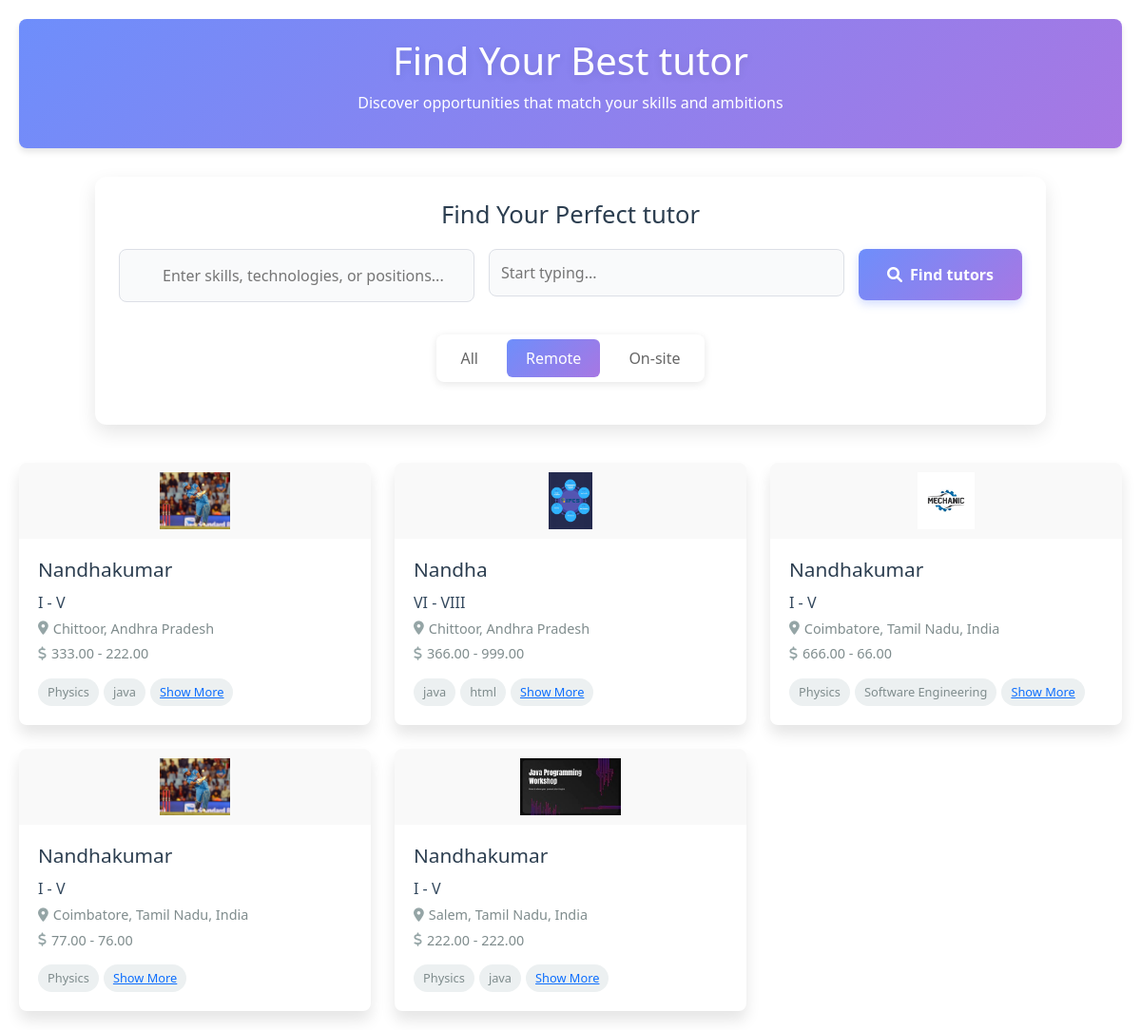
Screenshot of /h_online_tutor with the database file from the repository.
### kovai_app/models.py (models this page shows)
class TutorRegistration(models.Model):
    GENDER_CHOICES = [
        ('male', 'Male'),
        ('female', 'Female'),
    ]
    TEACHING_TYPES = [
        ('individual_teaching', 'Individual Teaching'),
        ('teaching_company', 'Teaching Company'),
    ]
    DEGREE_TYPES = [
        ('Secondary', 'Secondary'),
        ('Higher_Secondary', 'Higher Secondary'),
        ('Diploma', 'Diploma'),
        ('Graduation', 'Graduation'),
        ('AdvancedDiploma', 'Advanced Diploma'),
        ('PostGraduation', 'Post Graduation'),
        ('Doctorate/PhD', 'Doctorate/PhD'),
        ('Certification', 'Certification'),
        ('Other', 'Other'),
    ]
    ASSOCIATION_CHOICES = [
        ('parttime', 'Part time'),
        ('fulltime', 'Full time'),
        ('Correspondence', 'Correspondence / Distance Learning'),
    ]
    FEE_CHOICES = [
        ('per_hour', 'per hour'),
        ('per_month', 'per month'),
        ('per_year', 'per year'),
    ]
    INTEREST_CHOICES = [
        ('online_teaching', 'Online teaching'),
        ('offline_teaching', 'Offline teaching'),
        ('full_time', 'Full Time'),
        ('part_time', 'Part Time'),
        ('both', 'Both'),
    ]
    user = models.OneToOneField(User, on_delete=models.CASCADE,null=True,blank=True)
    name = models.CharField(max_length=255)
    email = models.EmailField()
    password = models.CharField(max_length=255)
    confirm_password = models.CharField(max_length=255)
    types = models.CharField(max_length=50, choices=TEACHING_TYPES, null=True, blank=True)
    strength = models.CharField(max_length=255, null=True, blank=True)
    gender = models.CharField(max_length=10, choices=GENDER_CHOICES, null=True, blank=True)
    date_of_birth = models.DateField(null=True, blank=True)
    language = models.CharField(max_length=50, choices=TEACHING_TYPES, null=True, blank=True)
    language_two=models.CharField(max_length=50, choices=TEACHING_TYPES, null=True, blank=True)
    language_three=models.CharField(max_length=50, choices=TEACHING_TYPES, null=True, blank=True)
    language_four=models.CharField(max_length=50, choices=TEACHING_TYPES, null=True, blank=True)
    language_five=models.CharField(max_length=50, choices=TEACHING_TYPES, null=True, blank=True)
    location = models.CharField(max_length=255, null=True, blank=True)
    post_code = models.CharField(max_length=20, null=True, blank=True)
    subject = models.CharField(max_length=255, null=True, blank=True)
    from_level = models.CharField(max_length=255, null=True, blank=True)
    institution_name = models.CharField(max_length=255, null=True, blank=True)
    degree_type = models.CharField(max_length=50, choices=DEGREE_TYPES, null=True, blank=True)
    degree_name = models.CharField(max_length=255, null=True, blank=True)
    specialisation= models.CharField(max_length=255, null=True, blank=True)
    institution_name_two = models.CharField(max_length=255, null=True, blank=True)
    institution_name_three = models.CharField(max_length=255, null=True, blank=True)
    institution_name_four = models.CharField(max_length=255, null=True, blank=True)
    institution_name_five = models.CharField(max_length=255, null=True, blank=True)
    degree_type_two = models.CharField(max_length=50, choices=DEGREE_TYPES, null=True, blank=True)
    degree_name_two = models.CharField(max_length=255, null=True, blank=True)
    degree_type_three = models.CharField(max_length=50, choices=DEGREE_TYPES, null=True, blank=True)
    degree_name_three = models.CharField(max_length=255, null=True, blank=True)
    degree_type_four = models.CharField(max_length=50, choices=DEGREE_TYPES, null=True, blank=True)
    degree_name_four = models.CharField(max_length=255, null=True, blank=True)
    degree_type_five = models.CharField(max_length=50, choices=DEGREE_TYPES, null=True, blank=True)
    degree_name_five = models.CharField(max_length=255, null=True, blank=True)
    specialisation_two= models.CharField(max_length=255, null=True, blank=True)
    specialisation_three= models.CharField(max_length=255, null=True, blank=True)
    specialisation_four= models.CharField(max_length=255, null=True, blank=True)
    specialisation_five= models.CharField(max_length=255, null=True, blank=True)
    company_name = models.CharField(max_length=255, null=True, blank=True)
    job_roll = models.CharField(max_length=255, null=True, blank=True)
    company_name_two = models.CharField(max_length=255, null=True, blank=True)
    job_roll_two = models.CharField(max_length=255, null=True, blank=True)
    company_name_three = models.CharField(max_length=255, null=True, blank=True)
    job_roll_three = models.CharField(max_length=255, null=True, blank=True)
    company_name_four = models.CharField(max_length=255, null=True, blank=True)
    job_roll_four = models.CharField(max_length=255, null=True, blank=True)
    company_name_five = models.CharField(max_length=255, null=True, blank=True)
    job_roll_five = models.CharField(max_length=255, null=True, blank=True)
    year_of_experience=models.CharField(max_length=255, null=True, blank=True)
    year_of_experience_two=models.CharField(max_length=255, null=True, blank=True)
    year_of_experience_three=models.CharField(max_length=255, null=True, blank=True)
    year_of_experience_four=models.CharField(max_length=255, null=True, blank=True)
    year_of_experience_five=models.CharField(max_length=255, null=True, blank=True)
    i_charge = models.CharField(max_length=20, choices=FEE_CHOICES, null=True, blank=True)
    min_fee = models.DecimalField(max_digits=10, decimal_places=2, null=True, blank=True)
    max_fee = models.DecimalField(max_digits=10, decimal_places=2, null=True, blank=True)
    classes = models.CharField(max_length=20, choices=FEE_CHOICES, null=True, blank=True)
    other_subject = models.CharField(max_length=20, choices=FEE_CHOICES, null=True, blank=True)
    language_subject = models.CharField(max_length=20, choices=FEE_CHOICES, null=True, blank=True)
    curriculum= models.CharField(max_length=20, choices=FEE_CHOICES, null=True, blank=True)
    willing_to_travel = models.CharField(
        max_length=3,
        choices=[('yes', 'Yes'), ('no', 'No')],
        default='no',
        null=True,
        blank=True
    )
    available_for_online_teaching = models.CharField(
        max_length=3,
        choices=[('yes', 'Yes'), ('no', 'No')],
        default='no',
        null=True,
        blank=True
    )
    help_with_homework = models.CharField(
        max_length=3,
        choices=[('yes', 'Yes'), ('no', 'No')],
        default='no',
        null=True,
        blank=True
    )
    full_time_teacher = models.CharField(
        max_length=3,
        choices=[('yes', 'Yes'), ('no', 'No')],
        default='no',
        null=True,
        blank=True
    )
    interested_in = models.CharField(max_length=20, choices=INTEREST_CHOICES, null=True, blank=True)
    s_profile_description = models.TextField(null=True, blank=True)
    profile_description = models.TextField(null=True, blank=True)
    id_proof = models.ImageField(upload_to=upload_to, null=True, blank=True)
    profile_photo = models.ImageField(upload_to=upload_to,null=True)
    phone = models.CharField(max_length=15 ,null=True, blank=True)
    email_otp=models.BigIntegerField(null=True,blank=True)
    filename=models.CharField(max_length=500, choices=INTEREST_CHOICES, null=True, blank=True)
    coin=models.IntegerField(null=True, blank=True)
    review=models.IntegerField(null=True, blank=True)
    def __str__(self):
        return self.name

### kovai_app/views.py (the view)
# urls.py: path('h_online_tutor',views.h_online_tutor, name='h_online_tutor'),
def h_online_tutor(request):
    all_tutor=TutorRegistration.objects.filter(available_for_online_teaching="Yes")
    print("online",all_tutor)
    return render(request,"h_all_teacher.html",{"tutors":all_tutor,"h":"online"})

### kovai_app/templatetags/custom_filters.py (called while the page is built)
@register.filter
def parse_subjects(value):
    try:
        return ast.literal_eval(value)
    except (ValueError, SyntaxError):
        return value  # Return the original value if parsing fails

### kovai_app/templates/h_all_teacher.html (shortened to what this page needs)
{% load static %}
{% load custom_filters %}
<!DOCTYPE html>
<html lang="en">
<head>
    <link rel="stylesheet" src="{% static loc.css %}">
    <link rel="stylesheet" href="https://cdnjs.cloudflare.com/ajax/libs/font-awesome/6.0.0-beta3/css/all.min.css">
    <link href="https://cdn.jsdelivr.net/npm/bootstrap@5.3.3/dist/css/bootstrap.min.css" rel="stylesheet">
</head>
<body>
    <header>
        <h1>Find Your Best tutor</h1>
        <p>Discover opportunities that match your skills and ambitions</p>
    </header>
    <div class="search-container">
        <form action="h_search_teacher" method="POST">
        <h2 class="search-title">Find Your Perfect tutor</h2>
        <div class="search-form">
            <div class="search-group">
                <div class="input-wrapper">
                    <input type="text" id="skillsInput" name="subject"  placeholder="Enter skills, technologies, or positions...">
                </div>
            </div>
            <div class="search-group">
                <div class="input-wrapper">
                  <div id="search-container">
                    <input type="text" id="search"  name="location" placeholder="Start typing..." />
                  </div>
                </div>
              </div>
            <button id="searchButton" class="search-button" type="submit">
                <i class="fas fa-search"></i> Find tutors
            </button>
        </div>
    </form>
    <div class="tutor-type-filter">
        <div class="filter-buttons">
            <a href="{% url 'h_all_teachers' %}">
                <button class="filter-btn {% if h == 'all' %}active{% endif %}" data-type="all">All</button>
            </a>
            <a href="{% url 'h_online_tutor' %}">
                <button class="filter-btn {% if h == 'online' %}active{% endif %}" data-type="remote">Remote</button>
            </a>
            <a href="{% url 'h_home_tutor' %}">
                <button class="filter-btn {% if h == 'home' %}active{% endif %}" data-type="onsite">On-site</button>
            </a>
        </div>
    </div>
    </div>
{% if tutors %}
    <div class="tutor-container">
        {% for tutor in tutors %}
        <div class="tutor-card" data-tutor-id=5>
            <div class="tutor-logo">
                {% if tutor.profile_photo %}
                <img src="{{ tutor.profile_photo.url }}" alt="Profile Photo">
            {% endif %}
            </div>
            <div class="tutor-details">
                <h2 class="tutor-title">{{ tutor.name|title }} </h2>
                <p class="tutor-company">{{tutor.classes}}</p>
                <p class="tutor-location"><i class="fas fa-map-marker-alt"></i> {{ tutor.location }}</p>
                <p class="tutor-salary"><i class="fas fa-dollar-sign"></i> {{ tutor.min_fee }}  -  {{ tutor.max_fee }} </p>
                <div class="tutor-tags">
                    {% for subject in tutor.subject|parse_subjects|slice:":2" %}
                    <span class="tag">{{ subject }}</span>
                    {% endfor %}
                    {% if request.user.is_authenticated %}
                    <span class="tag"><a href="/s_myprofile/{{tutor.email}}/{{user.email}}" class="ba">Show More</a></span>
                   {% else %}
                    <span class="tag"><a href="/stu_login" class="ba">Show More</a></span>
                    {% endif %}
                </div>
            </div>
        </div>
        {% endfor %}
    </div>
    {% endif %}
</body>
</html>

### kovai_app/templates/h_all_teacher.html (style rules this page uses)
* { margin: 0; padding: 0; box-sizing: border-box; font-family: 'Segoe UI', Tahoma, Geneva, Verdana, sans-serif; }
#search { width: 100%; position: relative; padding: 12px; font-size: 16px; }
body { background-color: #f5f7fa; color: #333; padding: 20px; }
header { text-align: center; margin-bottom: 30px; padding: 20px; background: linear-gradient(135deg, #6e8efb, #a777e3); color: white; border-radius: 8px; box-shadow: 0 4px 6px rgba(0, 0, 0, 0.1); }
h1 { font-size: 2.5rem; margin-bottom: 10px; }
.tutor-container { display: grid; grid-template-columns: repeat(auto-fill, minmax(300px, 1fr)); gap: 25px; max-width: 1200px; margin: 0 auto; }
.tutor-card { background-color: white; border-radius: 8px; overflow: hidden; box-shadow: 0 10px 15px rgba(0, 0, 0, 0.1); transition: transform 0.3s ease, box-shadow 0.3s ease; cursor: pointer; position: relative; }
.tutor-card::after { content: ''; position: absolute; bottom: 0; left: 0; width: 100%; height: 5px; background: linear-gradient(90deg, #6e8efb, #a777e3); transform: scaleX(0); transform-origin: left; transition: transform 0.3s ease; }
.tutor-logo { height: 80px; background-color: #f9f9f9; display: flex; align-items: center; justify-content: center; padding: 10px; }
.tutor-logo img { max-height: 100%; max-width: 80%; object-fit: contain; }
.tutor-details { padding: 20px; }
.tutor-title { font-size: 1.3rem; margin-bottom: 10px; color: #2c3e50; }
.tutor-company { font-weight: 500; margin-bottom: 5px; color: #34495e; }
.tutor-location, .tutor-salary { display: flex; align-items: center; margin-bottom: 5px; color: #7f8c8d; font-size: 0.9rem; }
.tutor-location i, .tutor-salary i { margin-right: 5px; color: #95a5a6; }
.tutor-tags { display: flex; flex-wrap: wrap; margin-top: 15px; gap: 5px; }
.tag { padding: 5px 10px; background-color: #ecf0f1; border-radius: 15px; font-size: 0.8rem; color: #7f8c8d; }
.tutor-card { animation: fadeIn 0.5s ease forwards; opacity: 0; }
.tutor-card:nth-child(1) { animation-delay: 0.1s; }
.tutor-card:nth-child(2) { animation-delay: 0.2s; }
.tutor-card:nth-child(3) { animation-delay: 0.3s; }
.tutor-card:nth-child(4) { animation-delay: 0.4s; }
.tutor-card:nth-child(5) { animation-delay: 0.5s; }
.search-container { max-width: 1000px; margin: 0 auto 40px; background: white; border-radius: 12px; box-shadow: 0 8px 20px rgba(0, 0, 0, 0.1); padding: 25px; animation: slideDown 0.6s ease-out; }
.search-title { text-align: center; color: #2c3e50; margin-bottom: 20px; font-size: 1.6rem; }
.search-form { display: grid; grid-template-columns: 1fr 1fr auto; gap: 15px; align-items: start; }
.search-group { position: relative; }
.input-wrapper { position: relative; }
.input-wrapper input { width: 100%; padding: 15px 15px 15px 45px; border: 1px solid #dcdfe6; border-radius: 8px; font-size: 1rem; transition: all 0.3s ease; background-color: #f9fafb; }
.search-button { padding: 15px 30px; background: linear-gradient(135deg, #6e8efb, #a777e3); color: white; border: none; border-radius: 8px; font-size: 1rem; font-weight: 600; cursor: pointer; transition: all 0.3s ease; display: flex; align-items: center; justify-content: center; box-shadow: 0 4px 10px rgba(110, 142, 251, 0.3); }
.search-button i { margin-right: 8px; }
.tutor-type-filter { margin-top: 20px; width: 100%; display: flex; justify-content: center; }
.filter-buttons { display: flex; gap: 10px; background: white; padding: 5px; border-radius: 8px; box-shadow: 0 2px 8px rgba(0, 0, 0, 0.1); }
.filter-btn { padding: 8px 20px; border: none; border-radius: 6px; background: transparent; color: #666; font-weight: 500; cursor: pointer; transition: all 0.3s ease; }
.filter-btn.active { background: linear-gradient(135deg, #6e8efb, #a777e3); color: white; }
h1 { color: white; margin-bottom: 30px; font-size: clamp(1.8rem, 5vw, 2.5rem); font-weight: 600; text-shadow: 0 2px 10px rgba(0, 0, 0, 0.1); }

### rows the page displays
TutorRegistration: profile_photo (picture), name "Nandhakumar", classes "I - V", location "Chittoor, Andhra Pradesh", min_fee "333.00", max_fee "222.00", subject "Physics" "java"
TutorRegistration: profile_photo (picture), name "Nandha", classes "VI - VIII", location "Chittoor, Andhra Pradesh", min_fee "366.00", max_fee "999.00", subject "java" "html"
TutorRegistration: profile_photo (picture), name "Nandhakumar", classes "I - V", location "Coimbatore, Tamil Nadu, India", min_fee "666.00", max_fee "66.00", subject "Physics" "Software Engineering"
TutorRegistration: profile_photo (picture), name "Nandhakumar", classes "I - V", location "Coimbatore, Tamil Nadu, India", min_fee "77.00", max_fee "76.00", subject "Physics"
TutorRegistration: profile_photo (picture), name "Nandhakumar", classes "I - V", location "Salem, Tamil Nadu, India", min_fee "222.00", max_fee "222.00", subject "Physics" "java"
